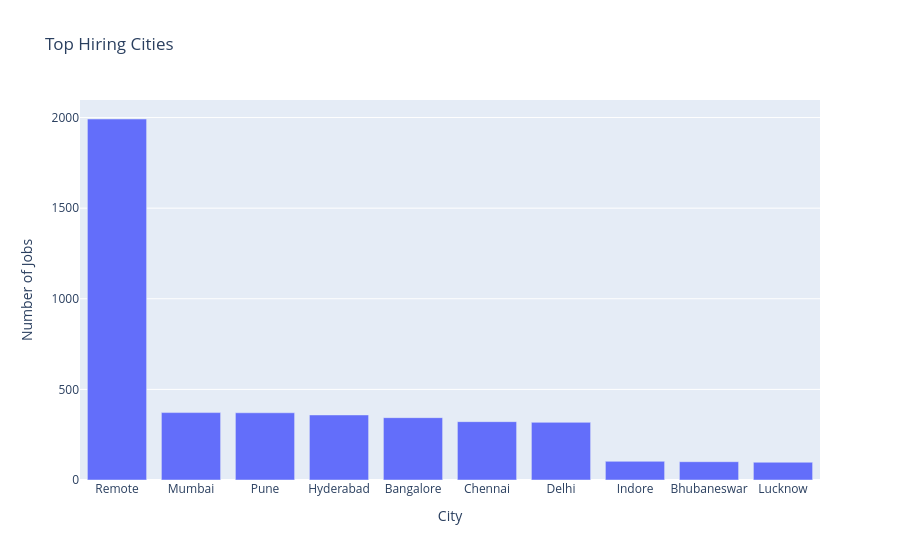

The code cell stored with this chart in its notebook:
### Code cell
fig = px.bar(
    x=top_cities.index,
    y=top_cities.values,
    title="Top Hiring Cities",
    labels={
        'x': 'City',
        'y': 'Number of Jobs'
    }
)

fig.show()

### Figure 1 — Plotly figure (JSON) as saved in the notebook; plotly's stock layout.template omitted (floating-point values rounded to 4 significant figures)
{"data": [{"hovertemplate": "City=%{x}<br>Number of Jobs=%{y}<extra></extra>", "legendgroup": "", "marker": {"color": "#636efa", "pattern": {"shape": ""}}, "name": "", "orientation": "v", "showlegend": false, "textposition": "auto", "type": "bar", "x": ["Remote", "Mumbai", "Pune", "Hyderabad", "Bangalore", "Chennai", "Delhi", "Indore", "Bhubaneswar", "Lucknow"], "xaxis": "x", "y": [1992, 372, 371, 359, 344, 322, 318, 103, 101, 98], "yaxis": "y"}], "layout": {"barmode": "relative", "legend": {"tracegroupgap": 0}, "title": {"text": "Top Hiring Cities"}, "xaxis": {"anchor": "y", "domain": [0, 1], "title": {"text": "City"}}, "yaxis": {"anchor": "x", "domain": [0, 1], "title": {"text": "Number of Jobs"}}}}
